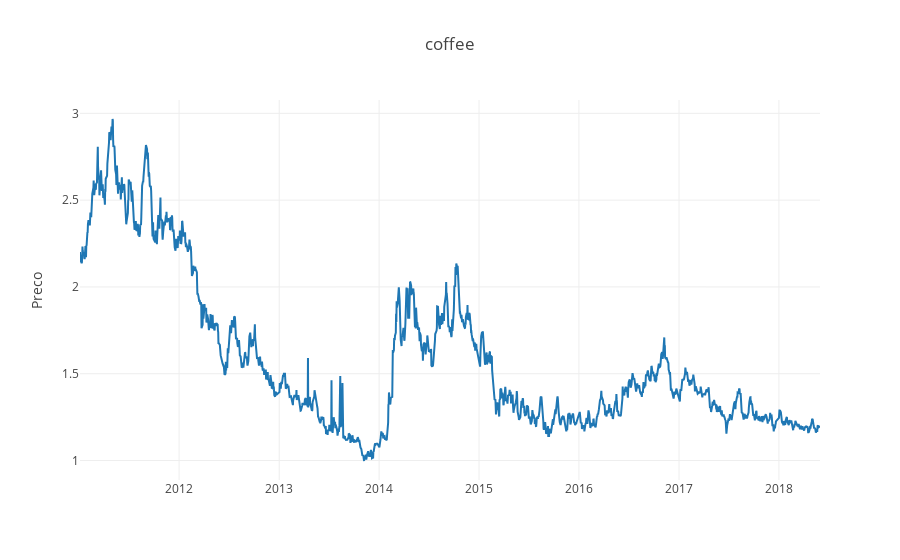
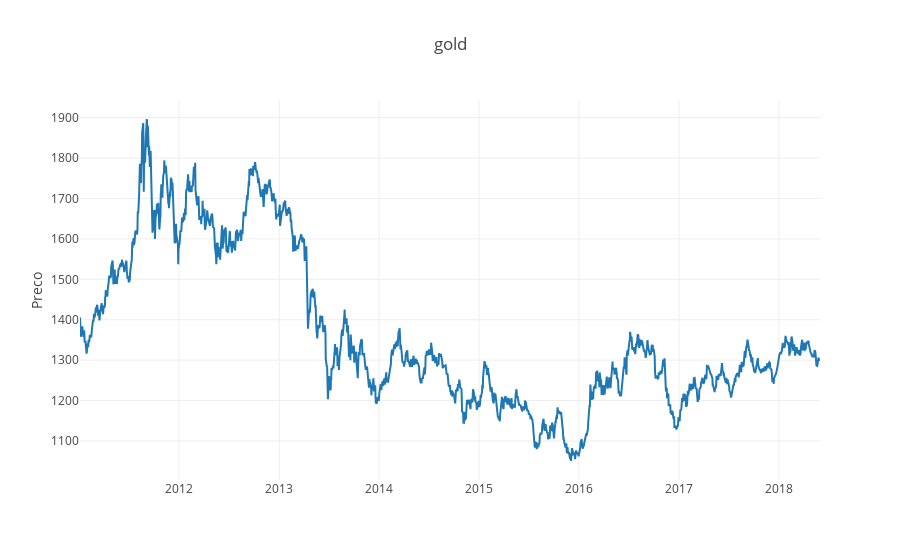
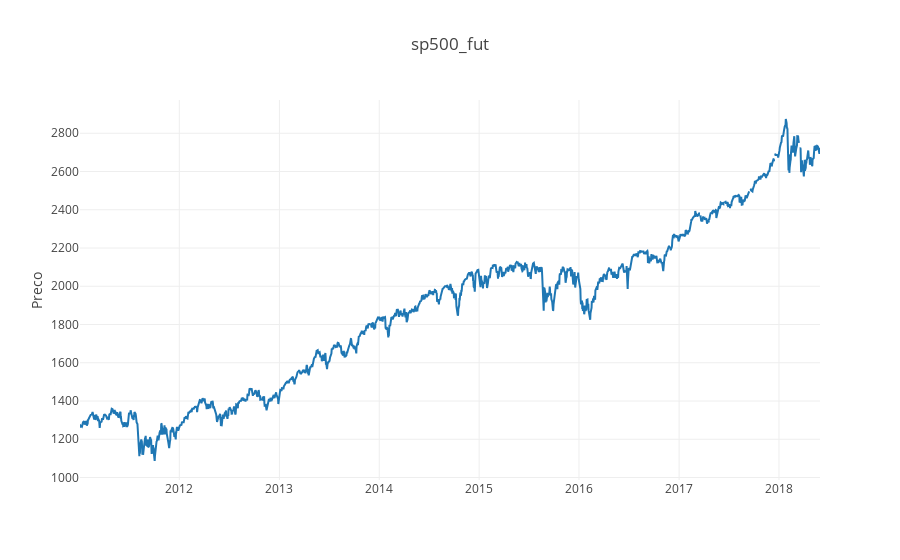
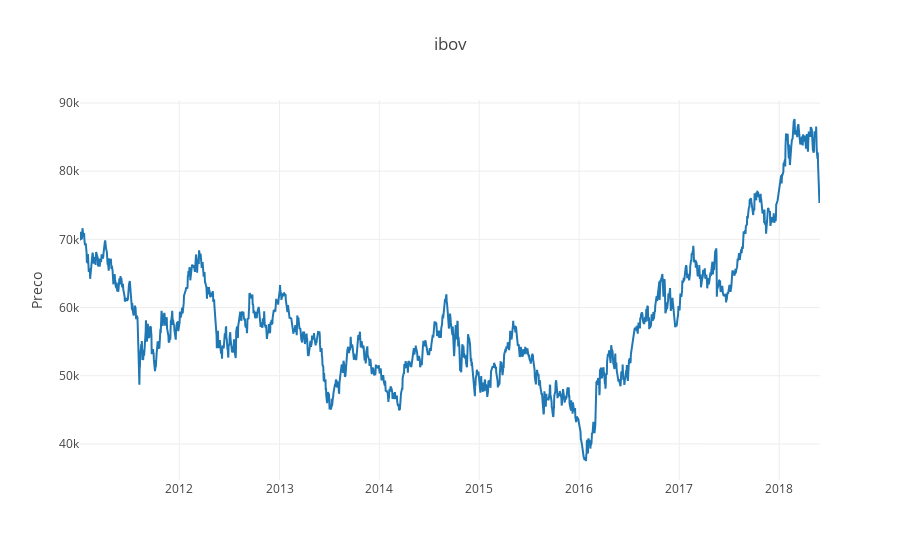

Notebook source saved alongside these figures, in order:
### Code cell
datasets = ['coffee', 'gold', 'sp500_fut', 'ibov', 'nasdaq', 'dji', 'goog', 'amzn', 'aapl', 'tsla', 'twtr', 
            'fb', 'ge', 'msft', 'real_usd', 'real_peso']
for ds in datasets:
    with open('{}.pkl'.format(ds), 'rb') as f:
        df = pickle.load(f)
        plotscatter(df, title=ds)

### Figure 1 — Plotly figure (JSON) as saved in the notebook; plotly's stock layout.template omitted (floating-point values rounded to 4 significant figures; data arrays with more than 128 entries replaced by an {"elided": "..."} marker saying what was removed)
{"data": [{"name": "Stock name", "type": "scatter", "x": {"elided": "1833 str values"}, "y": {"elided": "1833 float values"}}], "layout": {"legend": {"orientation": "h"}, "title": "coffee", "yaxis": {"title": "Preco"}}}

### Figure 2 — Plotly figure (JSON) as saved in the notebook; plotly's stock layout.template omitted (floating-point values rounded to 4 significant figures; data arrays with more than 128 entries replaced by an {"elided": "..."} marker saying what was removed)
{"data": [{"name": "Stock name", "type": "scatter", "x": {"elided": "1871 str values"}, "y": {"elided": "1871 float values"}}], "layout": {"legend": {"orientation": "h"}, "title": "gold", "yaxis": {"title": "Preco"}}}

### Figure 3 — Plotly figure (JSON) as saved in the notebook; plotly's stock layout.template omitted (floating-point values rounded to 4 significant figures; data arrays with more than 128 entries replaced by an {"elided": "..."} marker saying what was removed)
{"data": [{"name": "Stock name", "type": "scatter", "x": {"elided": "1864 str values"}, "y": {"elided": "1864 float values"}}], "layout": {"legend": {"orientation": "h"}, "title": "sp500_fut", "yaxis": {"title": "Preco"}}}

### Figure 4 — Plotly figure (JSON) as saved in the notebook; plotly's stock layout.template omitted (floating-point values rounded to 4 significant figures; data arrays with more than 128 entries replaced by an {"elided": "..."} marker saying what was removed)
{"data": [{"name": "Stock name", "type": "scatter", "x": {"elided": "1830 str values"}, "y": {"elided": "1830 int values"}}], "layout": {"legend": {"orientation": "h"}, "title": "ibov", "yaxis": {"title": "Preco"}}}
